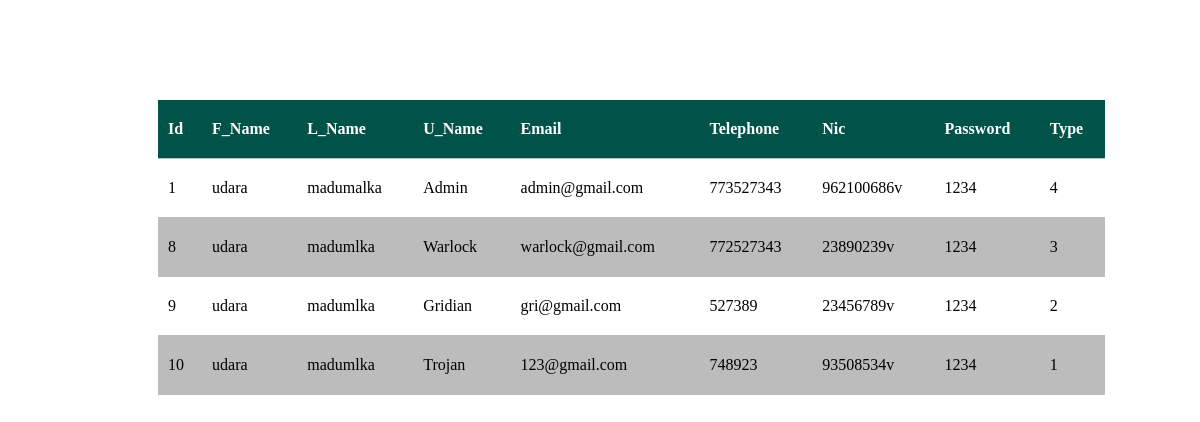
The app's page /php/viewUser.php (signed in) with its own data.
### tables this page shows
CREATE TABLE `employee` (
  `id` int(4) NOT NULL,
  `f_name` varchar(20) NOT NULL,
  `l_name` varchar(20) NOT NULL,
  `u_name` varchar(20) NOT NULL,
  `email` varchar(50) NOT NULL,
  `telephone` int(10) NOT NULL,
  `nic` varchar(11) NOT NULL,
  `password` varchar(50) NOT NULL,
  `type` int(5) NOT NULL
);

### php/viewUser.php (the view, shortened to what this page needs)
<?php include('include/connection.php') ?>
<!DOCTYPE html>
<html>
<head>
	<link rel="stylesheet" type="text/css" href="../css/viewUser.css">
</head>
<body>
	<table>
		<tr>
			<th>Id</th>
			<th>F_Name</th>
			<th>L_Name</th>
			<th>U_Name</th>
			<th>Email</th>
			<th>Telephone</th>
			<th>Nic</th>
			<th>Password</th>
			<th>Type</th>
		</tr>
		<?php
			$sql = "SELECT * FROM employee";
			$result = mysqli_query($con,$sql);
			if ($result -> num_rows > 0) {
			while ($row = $result -> fetch_assoc()) {
					echo "<tr>
							<td>".$row['id']."</td>
							<td>".$row['f_name']."</td>
							<td>".$row['l_name']."</td>
							<td>".$row['u_name']."</td>
							<td>".$row['email']."</td>
							<td>".$row['telephone']."</td>
							<td>".$row['nic']."</td>
							<td>".$row['password']."</td>
							<td>".$row['type']."</td>
						</tr>
					";
				}
				echo "</table";
			}
			else{
				echo "0 result";
			}
		?>
	</table>
</body>
</html>

### css/viewUser.css (style rules this page uses)
table { margin-left: 150px; margin-top: 100px; border-collapse: collapse; width: 80%; }
tr { text-align: left; border-bottom: 1px solid #BDBDBD; }
tr:nth-child(odd) { background-color: #BCBCBC; }
th { background-color: #015249; color: white; padding: 20px 10px; text-align: left; }
td { padding: 20px 10px; }

### records on screen
employee: id "1", f_name "udara", l_name "madumalka", u_name "Admin", email "admin@gmail.com", telephone "773527343", nic "962100686v", password "1234", type "4"
employee: id "8", f_name "udara", l_name "madumlka", u_name "Warlock", email "warlock@gmail.com", telephone "772527343", nic "23890239v", password "1234", type "3"
employee: id "9", f_name "udara", l_name "madumlka", u_name "Gridian", email "gri@gmail.com", telephone "527389", nic "23456789v", password "1234", type "2"
employee: id "10", f_name "udara", l_name "madumlka", u_name "Trojan", email "123@gmail.com", telephone "748923", nic "93508534v", password "1234", type "1"
